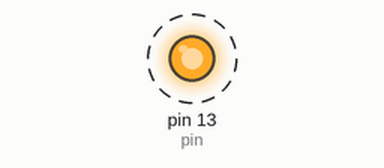
Simulated run of this sketch. Board: Arduino Uno, built with avr-gcc and run on an emulated ATmega328P. Parts: output pins drawn as LEDs (lit = HIGH). Dashed ring = blinking.

Above: at 0.5 s.
Timing chart, 0 to 4.6 s (numbered marks = the images above):
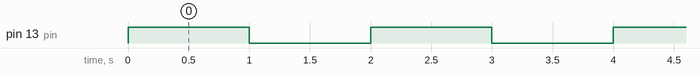

The sketch:

blink.ino
```cpp
int pin=13;
int d=1000;
void setup() {
  // put your setup code here, to run once:
  pinMode(pin,OUTPUT);
}

void loop() {
  // put your main code here, to run repeatedly:
  digitalWrite(pin,HIGH);
  delay(d);
   digitalWrite(pin,LOW);
   delay(d);
}
```

Measured:
- by itself, pin 13 (pin): alternates HIGH for 1.0 s and LOW for 1.0 s
